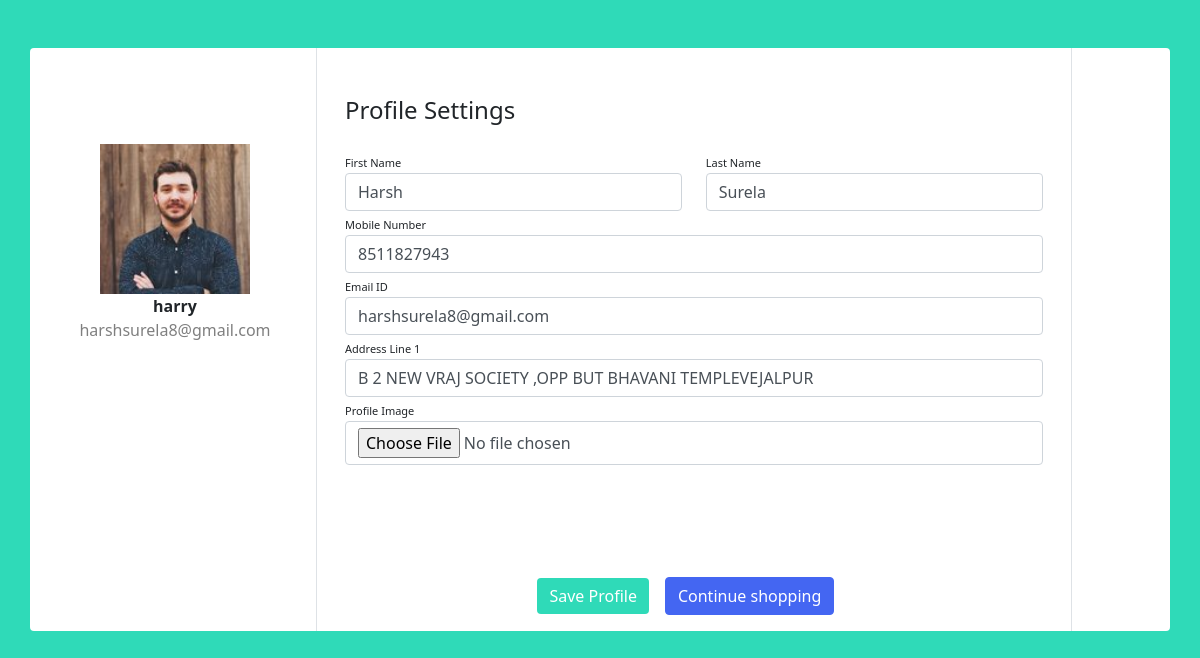
/edit_profile/10, run on the app's committed database.
### customer/models.py (models this page shows, shortened)
class UserBase(models.Model):
    user_id=models.OneToOneField(User,on_delete=CASCADE,primary_key=True)
    first_name=models.CharField(max_length=45)
    last_name=models.CharField(max_length=45)
    gender=models.BooleanField(default="Not Specified")
    dob=models.DateField(default="Not Specified")
    cus_add1=models.TextField(null=True,blank=True)
    cus_add2=models.TextField(null=True,blank=True)
    pincode=models.IntegerField()
    Cus_phone=models.CharField(max_length=10)
    profile=models.ImageField(upload_to="profileImages/",max_length=1500)
    area_id=models.ForeignKey(Area,on_delete=CASCADE)
    class meta:
        ordering = ['user_id']

### customer/views.py (the view, shortened to what this page needs)
# urls.py: path("edit_profile/<int:id>",views.edit_profile,name="edit_profile"),
def edit_profile(request,id):
    checksuper(request)
    user=UserBase.objects.get(user_id=id)
    return render(request,"customer/edit-profile.html",{'user':user})

### customer/views.py (called while the page is built)
def checksuper(request):
    if request.user.is_staff==True:
        logout(request)

### customer/templates/customer/edit-profile.html (shortened to what this page needs)
{% load static %}
<!DOCTYPE html>
<html>
<head>
    <link href="{% static 'customer/assets/css/bootstrap.min.css' %} " rel="stylesheet" type="text/css" media="all" />
    <link href="{% static 'customer/assets/css/font-awesome.css' %} " rel="stylesheet">
</head>
<body>
    <div class="container rounded bg-white mt-5 mb-5">
        <div class="row">
            <div class="col-md-3 border-right">
                <div class="d-flex flex-column align-items-center text-center p-3 py-5"><img class=" mt-5" width="150px"
                        src="/media/{{user.profile}}"><span class="font-weight-bold">{{user.user_id.username}}</span><span
                        class="text-black-50">{{user.user_id.email}}</span></div>
            </div>
            <div class="col-md-8 border-right">
              <form method="post" action="{% url 'edit_profile' user.user_id.id %}" enctype="multipart/form-data">
                <div class="p-3 py-5">
                    <div class="d-flex justify-content-between align-items-center mb-3">
                        <h4 class="text-right">Profile Settings</h4>
                    </div>
                    <div class="row mt-2">
                        <div class="col-md-6"><label class="labels">First Name</label><input type="text"
                                class="form-control" name="fname" placeholder="First name" value="{{user.first_name}}" required=""></div>
                        <div class="col-md-6"><label class="labels">Last Name</label><input type="text"
                                class="form-control" value="{{user.last_name}}" name="lname" placeholder="Last name" required=""></div>
                    </div>
                        <div class="col-md-12"><label class="labels">Mobile Number</label><input type="tel"
                                pattern="[0-9]{10}" class="form-control" placeholder="Enter phone number" name="phone" value="{{user.Cus_phone}}" required="">
                        </div>
                        <div class="col-md-12"><label class="labels">Email ID</label><input type="email"
                                class="form-control" placeholder="Enter email id" name="email" value="{{user.user_id.email}}" required=""></div>
                        <div class="col-md-12"><label class="labels">Address Line 1</label><input type="text"
                                class="form-control" placeholder="Enter address line 1" name="address" value="{{user.cus_add1}}" required=""></div>
                        <div class="col-md-12"><label class="labels">Profile Image</label><input type="file"
                                class="form-control" placeholder="Enter Area" value="" name="propic"></div>
                    </div>
                    <div class="mt-5 text-center"><button class="btn btn-primary profile-button" type="submit">Save
                            Profile</button><a href="{% url 'home' %}" class="btn btn-primary cart-btn-transform m-3"
                            style="margin-top: 5%;background-color: #4466f2 !important;border-color: #4466f2 !important"
                            data-abc="true">Continue shopping</a></div>
                </div>
            </div>
        </div>
</body>
</html>

### customer/templates/customer/edit-profile.html (style rules this page uses)
body { background: #2fdab8 }
.profile-button { background: #2fdab8; box-shadow: none; border: none }
.labels { font-size: 11px }

### data on the page
UserBase: profile (picture), user_id.username "harry", user_id.email "harshsurela8@gmail.com", fname "Harsh", lname "Surela", phone "8511827943", email "harshsurela8@gmail.com", address "B 2 NEW VRAJ SOCIETY ,OPP BUT BHAVANI TEMPLEVEJALPUR"
